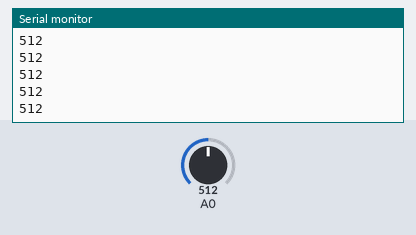
The sketch below on a simulated Arduino Uno, built with avr-gcc and run on an emulated ATmega328P. On the bench: the last lines printed to the serial monitor. The test bench sets the inputs (shaded band); at power-on: A0 = 512.

Above: at 1.2 s.
1.3 s: A0 set to 716
At 2.0 s:
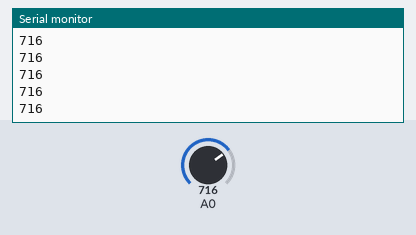
2.8 s: A0 set to 900
At 3.3 s:
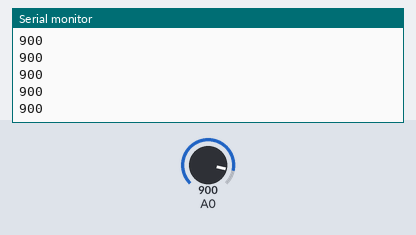
Timing chart, 0 to 5.8 s (numbered marks = the images above; inputs shaded):
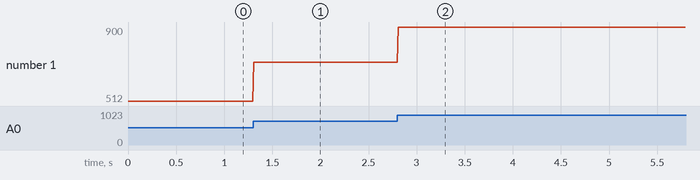

Measured:
- after the input at 1.3 s, the serial monitor: prints a new line at once (image 1)
- after the input at 2.8 s, the serial monitor: prints a new line at once (image 2)
- plotted number 1: 512 → 716 after the input at 1.3 s, 716 → 900 after the input at 2.8 s

The sketch:

bt_master.ino
```cpp
#include <SoftwareSerial.h>
SoftwareSerial mySerial(10, 11);


int state = 0;
int potValue = 0;
void setup() {

  mySerial.begin(38400);
  Serial.begin(9600);
}
void loop() {
  if (Serial.available() > 0) {
    state = Serial.read();
  }

  potValue = analogRead(A0);
  Serial.println(potValue);
  int potValueMapped = map(potValue, 0, 1023, 0, 160);
  mySerial.write(potValueMapped);
  delay(10);
}
```
